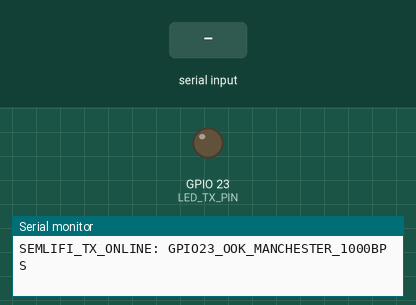
Simulated run of this sketch. Board: ESP32. Shown: output pins drawn as LEDs (lit = HIGH), the last lines printed to the serial monitor. The test bench sets the inputs (shaded band).

Above: at 1.2 s.
1.3 s: "TX:\n" received over Serial
At 2.3 s:
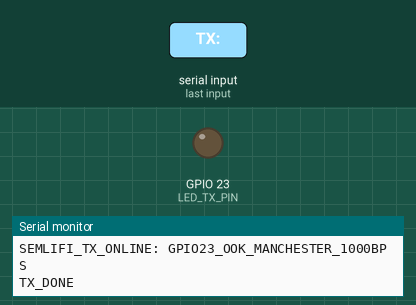
2.9 s: "LED:1\n" received over Serial
At 3.8 s:
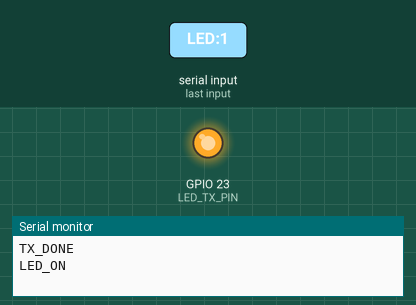
4.4 s: "TX:\n" received over Serial
At 5.9 s:
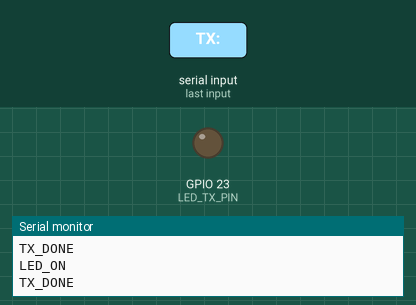
Timing chart, 0 to 7.4 s (numbered marks = the images above; inputs shaded):
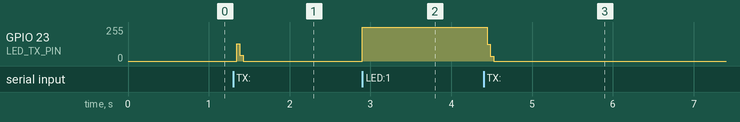

Measured:
- after the input at 1.3 s, GPIO 23 (LED_TX_PIN): 0/255 → 129/255 at once, → 42/255 0.04 s later, → 0/255 0.04 s later
- after the input at 2.9 s, GPIO 23 (LED_TX_PIN): 0/255 → 255/255 at once
- after the input at 4.4 s, GPIO 23 (LED_TX_PIN): 255/255 → 0/255 after 0.05 s

The sketch:

esp32_tx.ino
```cpp
/*
  SemLiFi Physical Testbed - Transmitter Firmware
  Target: ESP32-WROOM-32D
  Optical Source: High-intensity LED switched via 2N2222 transistor driver
  Control Pin: GPIO 23 (OOK + Manchester)
  Bit Period: 1000 µs (1000 bps raw rate)
  Half-Bit Chip Period: 500 µs
  Frame Format: [0xAA 0x55][LEN][SEQ][PAYLOAD][CRC8][\r\n]
  CRC: Dallas/Maxim 0x31 (x^8 + x^5 + x^4 + 1)
*/

#define LED_TX_PIN 23
#define BIT_PERIOD_US 1000
#define CHIP_PERIOD_US 500

uint8_t current_seq = 1;

uint8_t crc8_dallas(const uint8_t *data, size_t len) {
  uint8_t crc = 0x00;
  for (size_t i = 0; i < len; i++) {
    crc ^= data[i];
    for (int b = 0; b < 8; b++) {
      if (crc & 0x80) {
        crc = ((crc << 1) ^ 0x31) & 0xFF;
      } else {
        crc = (crc << 1) & 0xFF;
      }
    }
  }
  return crc;
}

void send_manchester_bit(bool bit_val) {
  // IEEE 802.3 Convention:
  // Bit 0: Low (500us) -> High (500us)
  // Bit 1: High (500us) -> Low (500us)
  if (bit_val == 0) {
    digitalWrite(LED_TX_PIN, LOW);
    delayMicroseconds(CHIP_PERIOD_US);
    digitalWrite(LED_TX_PIN, HIGH);
    delayMicroseconds(CHIP_PERIOD_US);
  } else {
    digitalWrite(LED_TX_PIN, HIGH);
    delayMicroseconds(CHIP_PERIOD_US);
    digitalWrite(LED_TX_PIN, LOW);
    delayMicroseconds(CHIP_PERIOD_US);
  }
}

void send_byte(uint8_t byte_val) {
  for (int i = 7; i >= 0; i--) {
    send_manchester_bit((byte_val >> i) & 1);
  }
}

void transmit_frame(const char *payload) {
  uint8_t len = strlen(payload);
  uint8_t buf[256];
  buf[0] = len;
  buf[1] = current_seq++;
  memcpy(&buf[2], payload, len);

  uint8_t crc = crc8_dallas(buf, 2 + len);

  // Sync Word: 0xAA 0x55
  send_byte(0xAA);
  send_byte(0x55);

  // Header + Payload
  send_byte(len);
  send_byte(buf[1]);
  for (uint8_t i = 0; i < len; i++) {
    send_byte(payload[i]);
  }

  // CRC-8 Dallas
  send_byte(crc);

  // Terminator: \r\n
  send_byte('\r');
  send_byte('\n');

  digitalWrite(LED_TX_PIN, LOW);
}

void setup() {
  Serial.begin(115200);
  pinMode(LED_TX_PIN, OUTPUT);
  digitalWrite(LED_TX_PIN, LOW);
  Serial.println("SEMLIFI_TX_ONLINE: GPIO23_OOK_MANCHESTER_1000BPS");
}

void loop() {
  if (Serial.available()) {
    String cmd = Serial.readStringUntil('\n');
    cmd.trim();
    if (cmd.startsWith("TX:")) {
      String payload = cmd.substring(3);
      transmit_frame(payload.c_str());
      Serial.println("TX_DONE");
    } else if (cmd == "LED:1") {
      digitalWrite(LED_TX_PIN, HIGH);
      Serial.println("LED_ON");
    } else if (cmd == "LED:0") {
      digitalWrite(LED_TX_PIN, LOW);
      Serial.println("LED_OFF");
    } else if (cmd == "STATUS?") {
      Serial.println("STATUS:OK,NODE:ESP32_TX,GPIO:23,RATE:1000");
    }
  }
}
```
